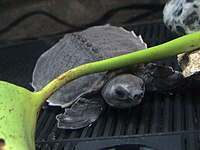
#> input picture Team_members/from_fatma_khamis/Carettochelyidae.jpg, 200 x 150 px; its folder holds 2 pictures in this run
$ jupyter execute --allow-errors web_scraping_and_image_processing.ipynb
#> lines starting #> are read from the running program, lines starting #| are printed output that depends on the picture; after the words box and inside, x2 and y2 are one past the last pixel; in counts of white or black regions, pixels touching at a corner belong together
[cell 1]
from bs4 import BeautifulSoup
import requests
import cv2
import matplotlib.pyplot as plt
import numpy as np

## web scraping and saving the image

1. Scrape an RGB image from a target webpage

[cell 2]
page_url = "https://www.scrapethissite.com/pages/frames/?frame=i"

#> (a cell that did not finish here is left out)

#> (a cell that did not finish here is left out)

#> (a cell that did not finish here is left out)

#> (a cell that did not finish here is left out)

## image processing

2. Apply Advanced Histogram Analysis

[cell 7]
image = cv2.imread("Carettochelyidae.jpg")
#> image is the input picture: shape (150, 200, 3); mean B, G, R 65.6, 76.2, 69.4
plt.imshow(image)
plt.axis("off")
plt.show()

[cell 8]
r,g,b=cv2.split(image)
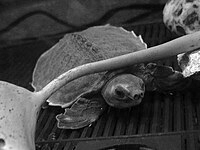
#> b: shape (150, 200); min 0, max 255, mean 69.4

[cell 9]
hist_r = cv2.calcHist([r], [0], None,[256], [0,256])
#> hist_r = 256 values, max 531 at index 37, min 0 at index 226, mean 117.2
hist_g = cv2.calcHist([g], [0], None,[256], [0,256])
#> hist_g = 256 values, max 498 at index 31, min 7 at index 254, mean 117.2
hist_b = cv2.calcHist([b], [0], None,[256], [0,256])
#> hist_b = 256 values, max 499 at index 26, min 1 at index 253, mean 117.2

# normalize
total_pixels = r.size
#> total_pixels = 30000
hist_r /= total_pixels
#> hist_r = 256 values, max 0.0177 at index 37, min 0 at index 226, mean 0.00391
hist_g /= total_pixels
#> hist_g = 256 values, max 0.0166 at index 31, min 0.000233 at index 254, mean 0.00391
hist_b /= total_pixels
#> hist_b = 256 values, max 0.0166 at index 26, min 3.33e-05 at index 253, mean 0.00391

plt.Figure(figsize=(10,10))
plt.subplot(2, 2, 1)
intensity_values_pixels = np.array([c for c in range(hist_r.shape[0])])
#> intensity_values_pixels = 256 values from 0 to 255
plt.bar(intensity_values_pixels, hist_r[:,0], width=5, color='red')
plt.title('R Histogram')

plt.subplot(2, 2, 2)
intensity_values_pixels = np.array([c for c in range(hist_g.shape[0])])
plt.bar(intensity_values_pixels, hist_g[:,0], width=5, color='green')
plt.title('G Histogram')

plt.subplot(2, 2, 3)
intensity_values_pixels = np.array([c for c in range(hist_b.shape[0])])
plt.bar(intensity_values_pixels, hist_b[:,0], width=5, color='blue')
plt.title('B Histogram')

plt.subplot(2, 2, 4)
plt.bar(intensity_values_pixels, hist_r[:,0], width=5, color='red')
plt.bar(intensity_values_pixels, hist_g[:,0], width=5, color='green')
plt.bar(intensity_values_pixels, hist_b[:,0], width=5, color='blue')
plt.title('Combined Histogram')

plt.tight_layout()
plt.show()
#> figure, not shown here; panel 1: tallest bar 0.0177 high, from x = 34.5 to 39.5; panel 2: tallest bar 0.0166 high, from x = 28.5 to 33.5; panel 3: tallest bar 0.0166 high, from x = 23.5 to 28.5; panel 4: tallest bar 0.0177 high, from x = 34.5 to 39.5

3. Perform Multiple Intensity Transformations

[cell 10]
log_image = np.log1p(image)
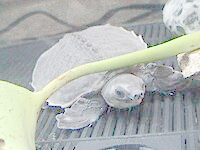
#> log_image: shape (150, 200, 3) float16; mean B, G, R 3.99, 4.04, 3.94; drawn with min black and max white
log_image = np.uint8(255 * log_image / np.max(log_image))

gamma_corrected_1 = np.power(image / 255.0, 0.5) * 255
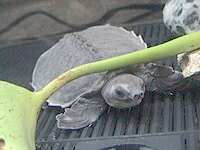
#> gamma_corrected_1: shape (150, 200, 3) float64; mean B, G, R 122.9, 129.4, 123.4
gamma_corrected_2 = np.power(image / 255.0, 2.0) * 255
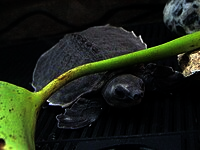
#> gamma_corrected_2: shape (150, 200, 3) float64; mean B, G, R 23.7, 36.6, 29.8

min_val, max_val = np.min(image), np.max(image)
#> min_val = 0; max_val = 255
contrast_stretched = ((image - min_val) / (max_val - min_val)) * 255

4. Apply Histogram Equalization

[cell 11]
equalized_r = cv2.equalizeHist(r)
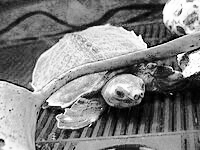
#> equalized_r: shape (150, 200); min 0, max 255, mean 128.3
equalized_g = cv2.equalizeHist(g)
equalized_b = cv2.equalizeHist(b)

equalized_image = cv2.merge((equalized_b, equalized_g, equalized_r))

ycrcb = cv2.cvtColor(image, cv2.COLOR_BGR2YCrCb)
#> ycrcb: shape (150, 200, 3); mean of channels 0, 1, 2 73, 125.5, 123.9
y_channel, cr_channel, cb_channel = cv2.split(ycrcb)
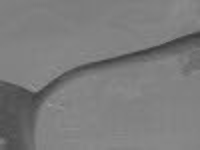
#> cb_channel: shape (150, 200); min 57, max 153, mean 123.9
equalized_y = cv2.equalizeHist(y_channel)
equalized_ycrcb = cv2.merge((equalized_y, cr_channel, cb_channel))
#> equalized_ycrcb: shape (150, 200, 3); mean of channels 0, 1, 2 128.4, 125.5, 123.9
equalized_color_image = cv2.cvtColor(equalized_ycrcb, cv2.COLOR_YCrCb2BGR)
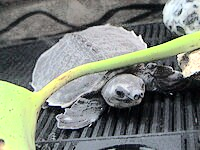
#> equalized_color_image: shape (150, 200, 3); mean B, G, R 121.1, 130.8, 124.8

5. Thresholding and Segmentation

[cell 12]
gray_image = cv2.cvtColor(image, cv2.COLOR_BGR2GRAY)
_, otsu_thresh = cv2.threshold(gray_image, 0, 255, cv2.THRESH_BINARY + cv2.THRESH_OTSU)
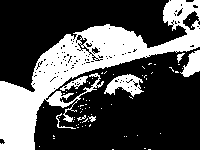
#> otsu_thresh: shape (150, 200); 31.8% white; 69 white regions (61 under 20 px), largest, box (x1, y1, x2, y2) and area: (0, 0, 200, 150) 8358, (104, 74, 144, 97) 476, (180, 50, 200, 77) 310
adaptive_thresh = cv2.adaptiveThreshold(gray_image, 255, cv2.ADAPTIVE_THRESH_GAUSSIAN_C, cv2.THRESH_BINARY, 11, 2)
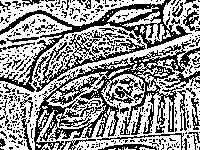
#> adaptive_thresh: shape (150, 200); 57.9% white; black in thin lines or dots

6. Visualization Layout

[cell 13]
r,g,b = cv2.split(image)

def calculate_histograms(image):
    hist_r = cv2.calcHist([r], [0], None, [256], [0, 256])
#> hist_r = 256 values, max 531 at index 37, min 0 at index 226, mean 117.2
    hist_g = cv2.calcHist([g], [0], None, [256], [0, 256])
#> hist_g = 256 values, max 498 at index 31, min 7 at index 254, mean 117.2
    hist_b = cv2.calcHist([b], [0], None, [256], [0, 256])
#> hist_b = 256 values, max 499 at index 26, min 1 at index 253, mean 117.2
    return hist_r, hist_g, hist_b

hist_r, hist_g, hist_b = calculate_histograms(image)

log_image = np.log1p(image)
log_image = np.uint8(255 * log_image / np.max(log_image))

gamma_corrected_1 = np.power(image / 255.0, 0.5) * 255
gamma_corrected_2 = np.power(image / 255.0, 2.0) * 255

min_val, max_val = np.min(image), np.max(image)
contrast_stretched = ((image - min_val) / (max_val - min_val)) * 255

hist_log = calculate_histograms(log_image)
hist_gamma_1 = calculate_histograms(gamma_corrected_1)
hist_gamma_2 = calculate_histograms(gamma_corrected_2)
hist_contrast = calculate_histograms(contrast_stretched)

# plot
plt.figure(figsize=(15, 15))

# Original Image and Histograms
plt.subplot(4, 2, 1)
plt.imshow(cv2.cvtColor(image, cv2.COLOR_BGR2RGB))
plt.title('Original Image')

plt.subplot(4, 2, 2)
plt.bar(np.arange(256), hist_r[:, 0], width=1, color='red', alpha=0.5, label='Red')
plt.bar(np.arange(256), hist_g[:, 0], width=1, color='green', alpha=0.5, label='Green')
plt.bar(np.arange(256), hist_b[:, 0], width=1, color='blue', alpha=0.5, label='Blue')
plt.title('Original Histogram')
plt.legend()

# Log Transformation
plt.subplot(4, 2, 3)
plt.imshow(cv2.cvtColor(log_image, cv2.COLOR_BGR2RGB))
plt.title('Log Transformation')

plt.subplot(4, 2, 4)
plt.bar(np.arange(256), hist_log[0][:, 0], width=1, color='red', alpha=0.5)
plt.bar(np.arange(256), hist_log[1][:, 0], width=1, color='green', alpha=0.5)
plt.bar(np.arange(256), hist_log[2][:, 0], width=1, color='blue', alpha=0.5)
plt.title('Log Histogram')

# Gamma Correction 1
plt.subplot(4, 2, 5)
plt.imshow(cv2.cvtColor(gamma_corrected_1.astype(np.uint8), cv2.COLOR_BGR2RGB))
plt.title('Gamma Correction (γ=0.5)')

plt.subplot(4, 2, 6)
plt.bar(np.arange(256), hist_gamma_1[0][:, 0], width=1, color='red', alpha=0.5)
plt.bar(np.arange(256), hist_gamma_1[1][:, 0], width=1, color='green', alpha=0.5)
plt.bar(np.arange(256), hist_gamma_1[2][:, 0], width=1, color='blue', alpha=0.5)
plt.title('Gamma Histogram (γ=0.5)')

# Gamma Correction 2
plt.subplot(4, 2, 7)
plt.imshow(cv2.cvtColor(gamma_corrected_2.astype(np.uint8), cv2.COLOR_BGR2RGB))
plt.title('Gamma Correction (γ=2.0)')

plt.subplot(4, 2, 8)
plt.bar(np.arange(256), hist_gamma_2[0][:, 0], width=1, color='red', alpha=0.5)
plt.bar(np.arange(256), hist_gamma_2[1][:, 0], width=1, color='green', alpha=0.5)
plt.bar(np.arange(256), hist_gamma_2[2][:, 0], width=1, color='blue', alpha=0.5)
plt.title('Gamma Histogram (γ=2.0)')

plt.tight_layout()
plt.show()
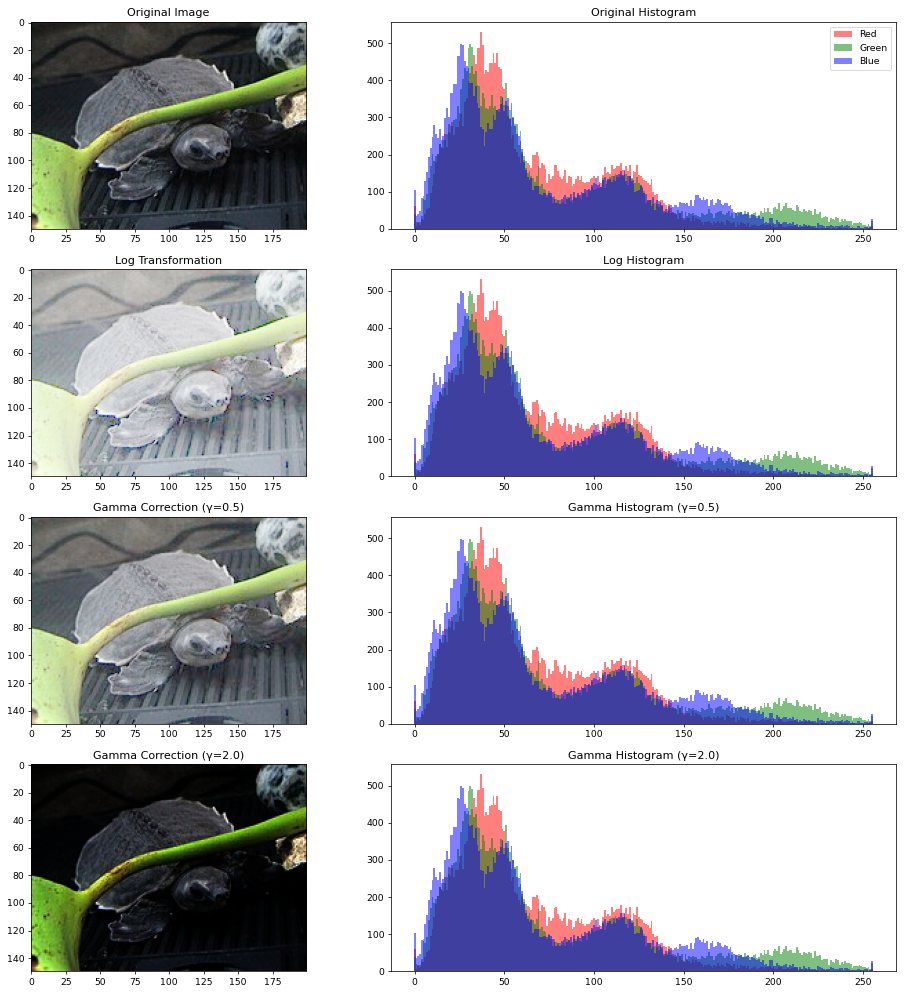
#> figure drawn by matplotlib, 8 panels; panel 2: tallest bar 531 high, from x = 36.5 to 37.5; panel 2: tallest bar 498 high, from x = 30.5 to 31.5; panel 2: tallest bar 499 high, from x = 25.5 to 26.5; panel 4: tallest bar 531 high, from x = 36.5 to 37.5
